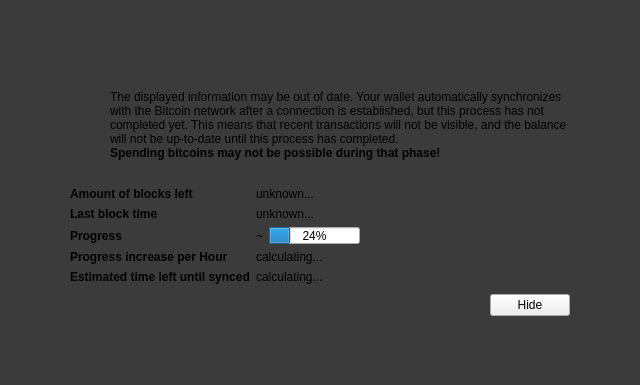
<?xml version="1.0" encoding="UTF-8"?>
<ui version="4.0">
 <class>ModalOverlay</class>
 <widget class="ModalOverlay" name="ModalOverlay">
  <property name="geometry">
   <rect>
    <x>0</x>
    <y>0</y>
    <width>640</width>
    <height>385</height>
   </rect>
  </property>
  <property name="windowTitle">
   <string>Form</string>
  </property>
  <layout class="QVBoxLayout" name="verticalLayout" stretch="0">
   <property name="sizeConstraint">
    <enum>QLayout::SetDefaultConstraint</enum>
   </property>
   <property name="leftMargin">
    <number>0</number>
   </property>
   <property name="topMargin">
    <number>0</number>
   </property>
   <property name="rightMargin">
    <number>0</number>
   </property>
   <property name="bottomMargin">
    <number>0</number>
   </property>
   <item>
    <widget class="QWidget" name="bgWidget" native="true">
     <property name="styleSheet">
      <string notr="true">#bgWidget { background: rgba(0,0,0,192); }</string>
     </property>
     <layout class="QVBoxLayout" name="verticalLayoutMain" stretch="1">
      <property name="leftMargin">
       <number>60</number>
      </property>
      <property name="topMargin">
       <number>60</number>
      </property>
      <property name="rightMargin">
       <number>60</number>
      </property>
      <property name="bottomMargin">
       <number>60</number>
      </property>
      <item>
       <widget class="QFrame" name="contentWidget" native="true">
        <layout class="QVBoxLayout" name="verticalLayoutSub" stretch="1,0,0,0">
         <property name="spacing">
          <number>0</number>
         </property>
         <property name="leftMargin">
          <number>10</number>
         </property>
         <property name="topMargin">
          <number>10</number>
         </property>
         <property name="rightMargin">
          <number>10</number>
         </property>
         <property name="bottomMargin">
          <number>10</number>
         </property>
         <item>
          <layout class="QHBoxLayout" name="horizontalLayoutIconText" stretch="0,1">
           <property name="topMargin">
            <number>20</number>
           </property>
           <item>
            <layout class="QVBoxLayout" name="verticalLayoutIcon">
             <property name="leftMargin">
              <number>0</number>
             </property>
             <item>
              <widget class="QPushButton" name="warningIcon">
               <property name="enabled">
                <bool>false</bool>
               </property>
               <property name="text">
                <string/>
               </property>
               <property name="icon">
                <iconset>
                 <normaloff>:/icons/warning</normaloff>
                 <disabledoff>:/icons/warning</disabledoff>:/icons/warning</iconset>
               </property>
               <property name="iconSize">
                <size>
                 <width>48</width>
                 <height>48</height>
                </size>
               </property>
               <property name="flat">
                <bool>true</bool>
               </property>
              </widget>
             </item>
             <item>
              <spacer name="verticalSpacerWarningIcon">
               <property name="orientation">
                <enum>Qt::Vertical</enum>
               </property>
               <property name="sizeHint" stdset="0">
                <size>
                 <width>20</width>
                 <height>40</height>
                </size>
               </property>
              </spacer>
             </item>
            </layout>
           </item>
           <item>
            <layout class="QVBoxLayout" name="verticalLayoutInfoText">
             <property name="leftMargin">
              <number>0</number>
             </property>
             <property name="topMargin">
              <number>0</number>
             </property>
             <item>
              <widget class="QLabel" name="infoText">
               <property name="text">
                <string>The displayed information may be out of date. Your wallet automatically synchronizes with the Bitcoin network after a connection is established, but this process has not completed yet. This means that recent transactions will not be visible, and the balance will not be up-to-date until this process has completed.</string>
               </property>
               <property name="textFormat">
                <enum>Qt::RichText</enum>
               </property>
               <property name="wordWrap">
                <bool>true</bool>
               </property>
              </widget>
             </item>
             <item>
              <widget class="QLabel" name="infoTextStrong">
               <property name="font">
                <font>
                 <weight>75</weight>
                 <bold>true</bold>
                </font>
               </property>
               <property name="text">
                <string>Spending bitcoins may not be possible during that phase!</string>
               </property>
               <property name="textFormat">
                <enum>Qt::RichText</enum>
               </property>
               <property name="wordWrap">
                <bool>true</bool>
               </property>
              </widget>
             </item>
             <item>
              <spacer name="verticalSpacerInTextSpace">
               <property name="orientation">
                <enum>Qt::Vertical</enum>
               </property>
               <property name="sizeHint" stdset="0">
                <size>
                 <width>20</width>
                 <height>40</height>
                </size>
               </property>
              </spacer>
             </item>
            </layout>
           </item>
          </layout>
         </item>
         <item>
          <spacer name="verticalSpacerAfterText">
           <property name="orientation">
            <enum>Qt::Vertical</enum>
           </property>
           <property name="sizeHint" stdset="0">
            <size>
             <width>20</width>
             <height>40</height>
            </size>
           </property>
          </spacer>
         </item>
         <item>
          <layout class="QFormLayout" name="formLayout">
           <property name="fieldGrowthPolicy">
            <enum>QFormLayout::FieldsStayAtSizeHint</enum>
           </property>
           <property name="horizontalSpacing">
            <number>6</number>
           </property>
           <property name="verticalSpacing">
            <number>6</number>
           </property>
           <property name="topMargin">
            <number>10</number>
           </property>
           <item row="0" column="0">
            <widget class="QLabel" name="labelAmoutOfBlocksLeft">
             <property name="font">
              <font>
               <weight>75</weight>
               <bold>true</bold>
              </font>
             </property>
             <property name="text">
              <string>Amount of blocks left</string>
             </property>
            </widget>
           </item>
           <item row="0" column="1">
            <widget class="QLabel" name="amountOfBlocksLeft">
             <property name="text">
              <string>unknown...</string>
             </property>
            </widget>
           </item>
           <item row="1" column="0">
            <widget class="QLabel" name="labelLastBlockTime">
             <property name="font">
              <font>
               <weight>75</weight>
               <bold>true</bold>
              </font>
             </property>
             <property name="text">
              <string>Last block time</string>
             </property>
            </widget>
           </item>
           <item row="1" column="1">
            <widget class="QLabel" name="newestBlockDate">
             <property name="sizePolicy">
              <sizepolicy hsizetype="Maximum" vsizetype="Preferred">
               <horstretch>0</horstretch>
               <verstretch>0</verstretch>
              </sizepolicy>
             </property>
             <property name="text">
              <string>unknown...</string>
             </property>
            </widget>
           </item>
           <item row="2" column="0">
            <widget class="QLabel" name="labelSyncDone">
             <property name="font">
              <font>
               <weight>75</weight>
               <bold>true</bold>
              </font>
             </property>
             <property name="text">
              <string>Progress</string>
             </property>
            </widget>
           </item>
           <item row="2" column="1">
            <layout class="QHBoxLayout" name="horizontalLayoutSync" stretch="0,1">
             <item>
              <widget class="QLabel" name="percentageProgress">
               <property name="text">
                <string>~</string>
               </property>
              </widget>
             </item>
             <item>
              <widget class="QProgressBar" name="progressBar">
               <property name="value">
                <number>24</number>
               </property>
              </widget>
             </item>
            </layout>
           </item>
           <item row="4" column="0">
            <widget class="QLabel" name="labelProgressIncrease">
             <property name="font">
              <font>
               <weight>75</weight>
               <bold>true</bold>
              </font>
             </property>
             <property name="text">
              <string>Progress increase per Hour</string>
             </property>
            </widget>
           </item>
           <item row="4" column="1">
            <widget class="QLabel" name="progressIncreasePerH">
             <property name="text">
              <string>calculating...</string>
             </property>
            </widget>
           </item>
           <item row="5" column="0">
            <widget class="QLabel" name="labelEstimatedTimeLeft">
             <property name="font">
              <font>
               <weight>75</weight>
               <bold>true</bold>
              </font>
             </property>
             <property name="text">
              <string>Estimated time left until synced</string>
             </property>
            </widget>
           </item>
           <item row="5" column="1">
            <widget class="QLabel" name="expectedTimeLeft">
             <property name="text">
              <string>calculating...</string>
             </property>
            </widget>
           </item>
          </layout>
         </item>
         <item>
          <layout class="QHBoxLayout" name="horizontalLayoutButtons">
           <property name="leftMargin">
            <number>10</number>
           </property>
           <property name="topMargin">
            <number>10</number>
           </property>
           <item>
            <spacer name="horizontalSpacer">
             <property name="orientation">
              <enum>Qt::Horizontal</enum>
             </property>
             <property name="sizeHint" stdset="0">
              <size>
               <width>40</width>
               <height>20</height>
              </size>
             </property>
            </spacer>
           </item>
           <item>
            <widget class="QPushButton" name="closeButton">
             <property name="text">
              <string>Hide</string>
             </property>
            </widget>
           </item>
          </layout>
         </item>
        </layout>
       </widget>
      </item>
     </layout>
    </widget>
   </item>
  </layout>
 </widget>
 <customwidgets>
  <customwidget>
   <class>ModalOverlay</class>
   <extends>QWidget</extends>
   <header>modaloverlay.h</header>
   <container>1</container>
  </customwidget>
 </customwidgets>
 <resources/>
 <connections/>
</ui>
